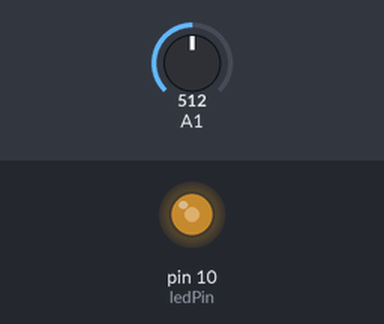
Simulated run of this sketch. Board: Arduino Uno, built with avr-gcc and run on an emulated ATmega328P. Parts: output pins drawn as LEDs (lit = HIGH). Inputs (shaded band) come from the test bench; at power-on: A1 = 512.

Above: at 1.2 s.
1.3 s: A1 set to 716
At 2.0 s:
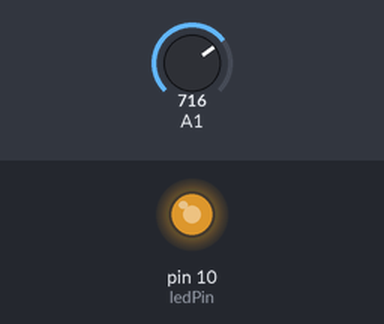
2.8 s: A1 set to 900
At 3.2 s:
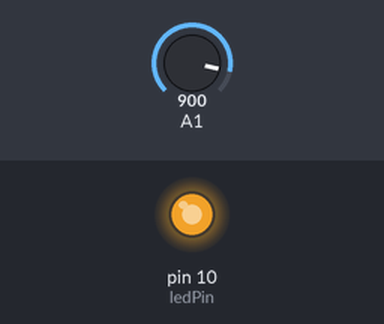
4.3 s: A1 set to 122
At 5.5 s:
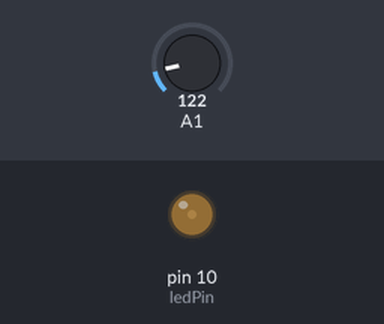
5.8 s: A1 set to 0
At 6.7 s:
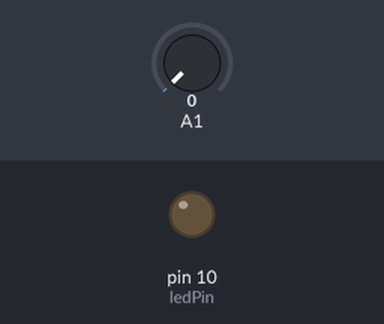
Timing chart, 0 to 8.3 s (numbered marks = the images above; inputs shaded):
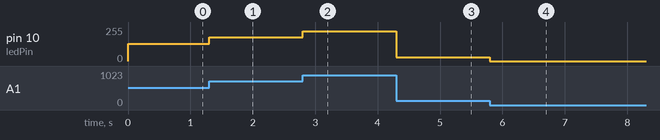

Measured:
- after the input at 1.3 s, pin 10 (ledPin): 128/255 → 179/255 at once
- after the input at 2.8 s, pin 10 (ledPin): 179/255 → 225/255 at once
- after the input at 4.3 s, pin 10 (ledPin): 225/255 → 30/255 at once
- after the input at 5.8 s, pin 10 (ledPin): 30/255 → 0/255 at once

The sketch:

04.Potentiometer-FadeIn-FadeOut.ino
```cpp
int ledPin = 10;

void setup() {
  pinMode(ledPin, OUTPUT);
}

void loop() {
  int sensorValue = analogRead(A1);
  float brightness = sensorValue/4;
  analogWrite(ledPin, brightness);
}
```
